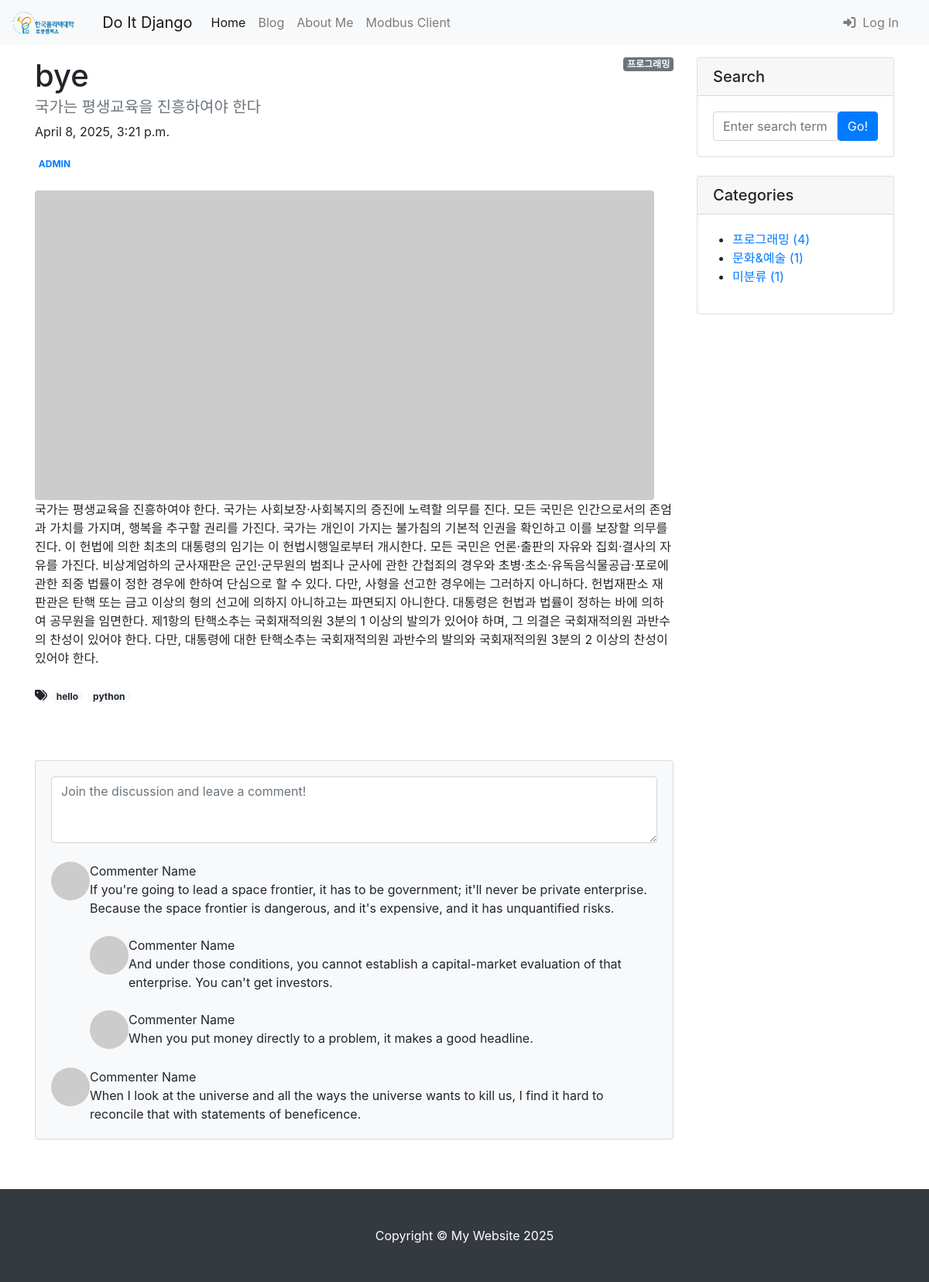
The app's page /blog/2/ with its own data.
### blog/models.py (models this page shows, shortened)
class Post(models.Model):
    title = models.CharField(max_length=30)
    hook_text = models.CharField(max_length=100, blank=True)
    content = models.TextField()
    head_image = models.ImageField(upload_to='blog/images/%Y/%m/%d/', blank=True)
    file_upload = models.FileField(upload_to='blog/files/%Y/%m/%d/', blank=True)
    created_at = models.DateTimeField(auto_now_add=True)
    updated_at = models.DateTimeField(auto_now=True)
    author = models.ForeignKey(User, null=True, on_delete=models.SET_NULL)
    category = models.ForeignKey(Category, null=True, blank=True, on_delete=models.SET_NULL)
    tags = models.ManyToManyField(Tag, null=True, blank=True)

class Category(models.Model):
    name = models.CharField(max_length=50, unique=True)
    slug = models.SlugField(max_length=200, unique=True, allow_unicode=True)
    def __str__(self):
        return self.name
    def get_absolute_url(self):
        return f'/blog/category/{self.slug}/'
    class Meta:
        verbose_name_plural = 'Categories'

class Tag(models.Model):
    name = models.CharField(max_length=50)
    slug = models.SlugField(max_length=200, unique=True, allow_unicode=True)
    def __str__(self):
        return self.name
    def get_absolute_url(self):
        return f'/blog/tag/{self.slug}/'

### blog/views.py (the view)
# urls.py: path('<int:pk>/', views.PostDetail.as_view()),
class PostDetail(DetailView):
    model = Post
    def get_context_data(self, **kwargs):
        context = super(PostDetail, self).get_context_data()
        context['categories'] = Category.objects.all()
        context['no_category_post_count'] = Post.objects.filter(category=None).count()
        return context

### blog/templates/blog/post_detail.html (shortened to what this page needs)
{% extends 'blog/base.html' %}
{% block main_area %}
    <div id="post-area">
        {% if post.category %}
            <span class="badge badge-secondary float-right">{{ post.category }}</span>
        {% else %}
            <span class="badge badge-secondary float-right">미분류</span>
        {% endif %}
        <header class="mb-4">
            <h1 class="fw-bolder mb-1">{{ post.title }}</h1>
            <h5 class="text-muted">{{ post.hook_text }}</h5>
            <p>{{ post.created_at }}</p>
            <a class="badge bg-secodary text-decoration-none link-light" href="#!">{{ post.author | upper }}</a>
        </header>
        {% if p.head_image %}
        <img class="img-fluid rounded" src="{{ post.head_image.url }}" alt="{{ post.title }} head image" />
        {% else %}
        <img class="img-fluid rounded" src="https://picsum.photos/seed/{{ post.id }}/800/400" alt="random_image">
        {% endif %}
        <div class="mb-5">
            <p class="fs-5 mb-4">{{ post.content }}</p>
            {% if post.tags.exists %}
                <i class="fas fa-tags"></i>
                {% for tag in post.tags.iterator %}
                <a href="{{ tag.get_absolute_url }}"><span class="badge badge-pill badge-light">{{ tag }}</span></a>
                {% endfor %}
                <br/>
                <br/>
            {% endif %}
        </div>
    </div>
    <div class="mb-5" id="comment-area">
        <div class="card bg-light">
            <div class="card-body">
                <form class="mb-4"><textarea class="form-control" rows="3" placeholder="Join the discussion and leave a comment!"></textarea></form>
                <div class="d-flex mb-4">
                    <div class="flex-shrink-0"><img class="rounded-circle" src="https://dummyimage.com/50x50/ced4da/6c757d.jpg" alt="..." /></div>
                    <div class="ms-3">
                        <div class="fw-bold">Commenter Name</div>
                        If you're going to lead a space frontier, it has to be government; it'll never be private enterprise. Because the space frontier is dangerous, and it's expensive, and it has unquantified risks.
                        <div class="d-flex mt-4">
                            <div class="flex-shrink-0"><img class="rounded-circle" src="https://dummyimage.com/50x50/ced4da/6c757d.jpg" alt="..." /></div>
                            <div class="ms-3">
                                <div class="fw-bold">Commenter Name</div>
                                And under those conditions, you cannot establish a capital-market evaluation of that enterprise. You can't get investors.
                            </div>
                        </div>
                        <div class="d-flex mt-4">
                            <div class="flex-shrink-0"><img class="rounded-circle" src="https://dummyimage.com/50x50/ced4da/6c757d.jpg" alt="..." /></div>
                            <div class="ms-3">
                                <div class="fw-bold">Commenter Name</div>
                                When you put money directly to a problem, it makes a good headline.
                            </div>
                        </div>
                    </div>
                </div>
                <div class="d-flex">
                    <div class="flex-shrink-0"><img class="rounded-circle" src="https://dummyimage.com/50x50/ced4da/6c757d.jpg" alt="..." /></div>
                    <div class="ms-3">
                        <div class="fw-bold">Commenter Name</div>
                        When I look at the universe and all the ways the universe wants to kill us, I find it hard to reconcile that with statements of beneficence.
                    </div>
                </div>
            </div>
        </div>
    </div>
{% endblock %}

### blog/templates/blog/base.html (shortened to what this page needs)
<!DOCTYPE html>
{% load static %}
<html lang="ko">
    <head>
        <link rel="stylesheet" href="{% static 'blog/bootstrap/bootstrap.min.css' %}" media="screen">
    </head>
    <body>
        {% include 'blog/navbar.html' %}
        <div class="container my-3">
            <div class="row">
                <div class="col-md-8 col-lg-9" id="main-area">
                    {% block main_area %}
                    {% endblock %}
                </div>
                <div class="col-md-4 col-lg-3">
                    <div class="card mb-4">
                        <h5 class="card-header">Search</h5>
                        <div class="card-body">
                            <div class="input-group">
                                <input class="form-control" type="text" placeholder="Enter search term..." aria-label="Enter search term..." aria-describedby="button-search" />
                                <button class="btn btn-primary" id="button-search" type="button">Go!</button>
                            </div>
                        </div>
                    </div>
                    <div class="card mb-4" id="categories-card">
                        <h5 class="card-header">Categories</h5>
                        <div class="card-body">
                            <div class="row">
                                    <ul>
                                        {% for category in categories %}
                                        <li>
                                            <a href="{{ category.get_absolute_url }}">{{ category }} ({{ category.post_set.count }})</a>
                                        </li>
                                        {% endfor %}
                                        <li>
                                            <a href="/blog/category/no_category/">미분류 ({{ no_category_post_count }})</a>
                                        </li>
                                    </ul>
                                </div>
                            </div>
                        </div>
                    </div>
                </div>
            </div>
        {% include 'blog/footer.html' %}
    </body>
</html>

### records on screen
Post: category "프로그래밍", title "bye", hook_text "국가는 평생교육을 진흥하여야 한다", created_at "April 8, 2025, 3:21 p.m.", author "ADMIN", content "국가는 평생교육을 진흥하여야 한다. 국가는 사회보장·사회복지의 증진에 노력할 의무를 진다. 모든 국민은 인간으로서의 존엄과 가치를 가지며, 행복을 추구할 권리를 가진다. 국가는 개인이 가지는 불가침의 기본적 인권을 확인하고 이를 보장할 의무를 진다. 이 헌법에 의한 최초의 대통령의 임기는 이 헌법시행일로부터 개시한다. 모든 국민은 언론·출판의 자유와 집회·결사의 자유를 가진다. 비상계엄하의 군사재판은 군인·군무원의 범죄나 군사에 관한 간첩죄의 경우와 초병·초소·유독음식물공급·포로에 관한 죄중 법률이 정한 경우에 한하여 단심으로 할 수 있다. 다만, 사형을 선고한 경우에는 그러하지 아니하다. 헌법재판소 재판관은 탄핵 또는 금고 이상의 형의 선고에 의하지 아니하고는 파면되지 아니한다. 대통령은 헌법과 법률이 정하는 바에 의하여 공무원을 임면한다. 제1항의 탄핵소추는 국회재적의원 3분의 1 이상의 발의가 있어야 하며, 그 의결은 국회재적의원 과반수의 찬성이 있어야 한다. 다만, 대통령에 대한 탄핵소추는 국회재적의원 과반수의 발의와 국회재적의원 3분의 2 이상의 찬성이 있어야 한다."
Tag: name "hello"
Tag: name "python"
Category: name "프로그래밍", post_set.count "4"
Category: name "문화&예술", post_set.count "1"

### other values on screen
{{ no_category_post_count }} "1"
